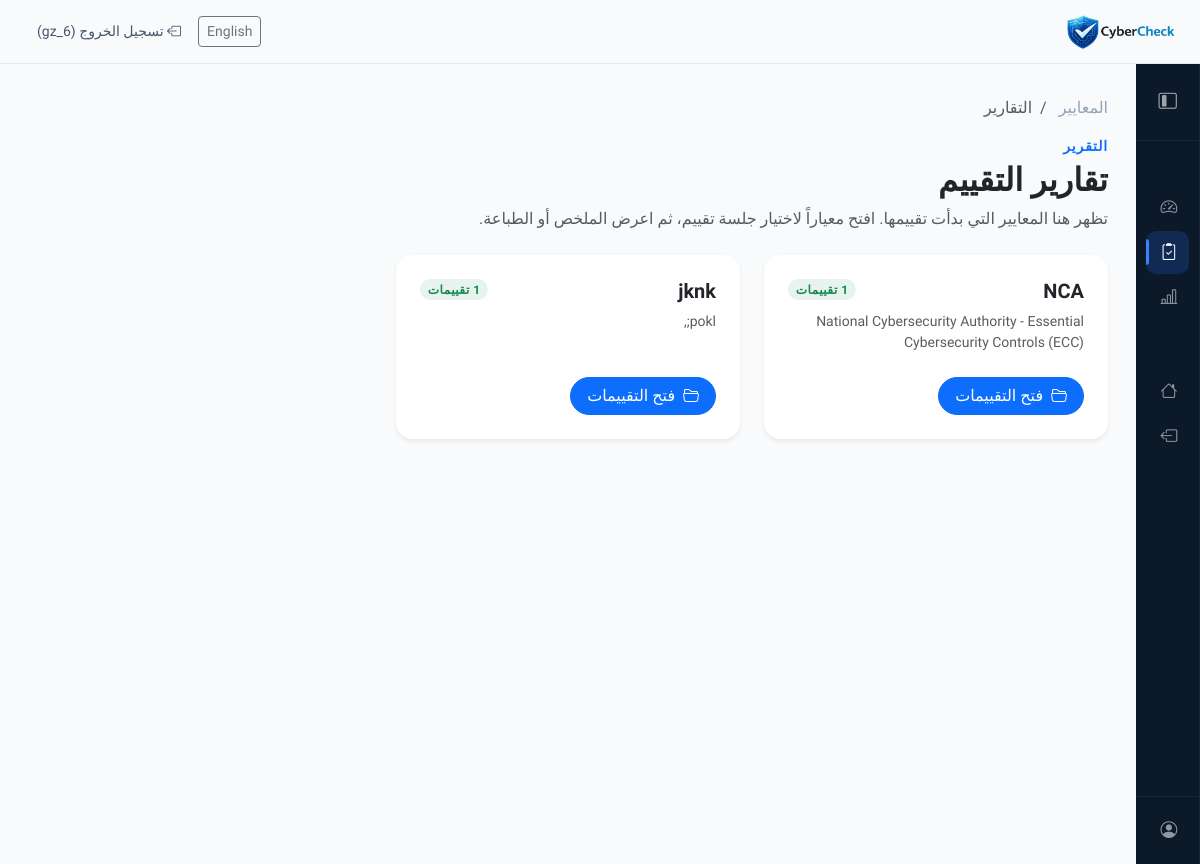
Page /reports (signed in) on the earlier database version.
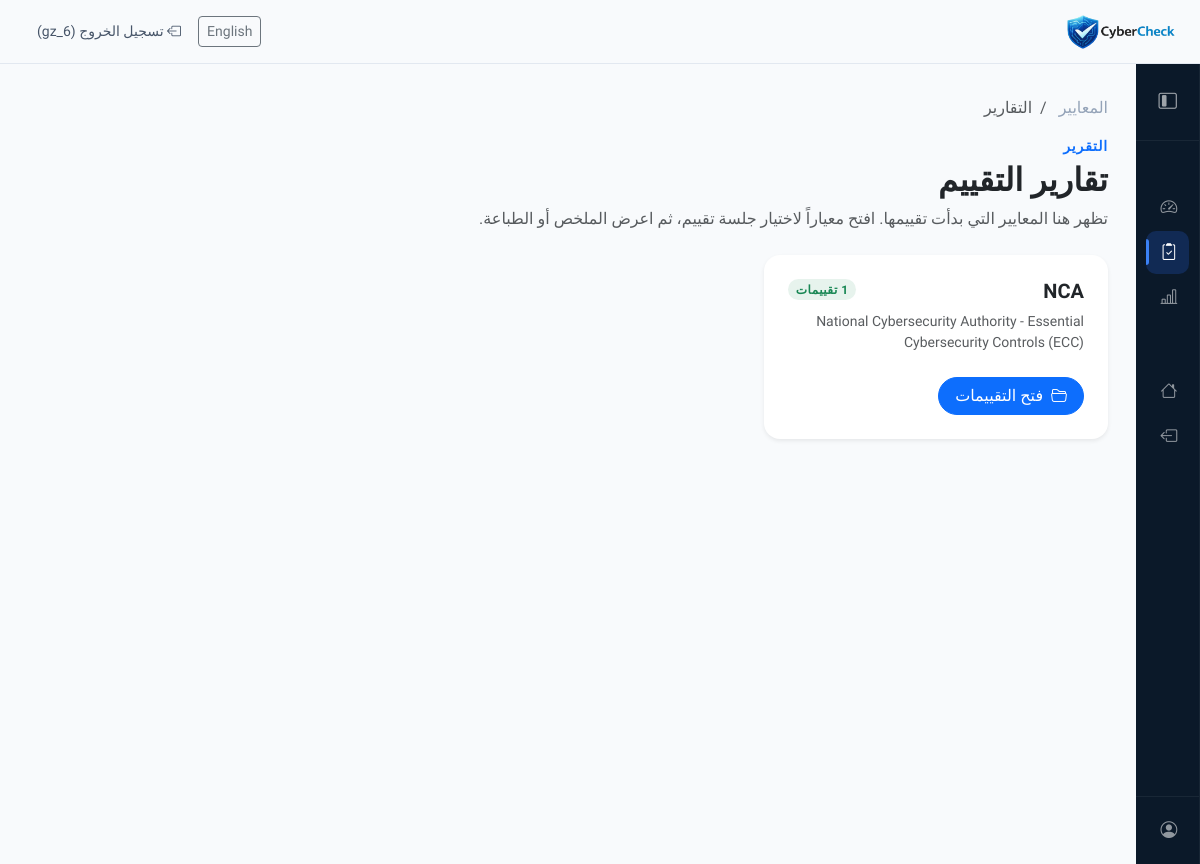
Same page on the later database version.
### compliance/models.py (models this page shows, shortened)
class Standard(models.Model):
    name = models.CharField(max_length=200)
    description = models.TextField()

### compliance/views.py (the view)
# urls.py: path('reports', views.reports_hub, name='reports'),
@login_required
def reports_hub(request):
    standards = (
        Standard.objects.annotate(
            runs_count=Count(
                "assessment_runs",
                filter=Q(assessment_runs__user=request.user),
                distinct=True,
            )
        )
        .filter(runs_count__gt=0)
        .order_by("name")
    )
    return render(request, "compliance/reports.html", {"standards": standards})

### templates/compliance/reports.html (shortened to what this page needs)
{% extends "compliance/base_compliance.html" %}
{% load i18n %}
{% block compliance_content %}
            <nav aria-label="breadcrumb" class="mb-3">
                <ol class="breadcrumb mb-0 small">
                    <li class="breadcrumb-item"><a href="{% url 'standards' %}" class="text-decoration-none">{% trans "Standards" %}</a></li>
                    <li class="breadcrumb-item active" aria-current="page">{% trans "Reports" %}</li>
                </ol>
            </nav>
            <div class="row mb-4 align-items-end">
                <div class="col-lg-8">
                    <p class="text-uppercase small fw-semibold text-primary mb-1" style="letter-spacing: 0.06em;">{% trans "Report" %}</p>
                    <h1 class="h2 mb-2 fw-semibold">{% trans "Assessment reports" %}</h1>
                    <p class="text-muted mb-0 lead fs-6">
                        {% trans "Standards you have started appear here. Open one to pick an assessment run, then view summary or print." %}
                    </p>
                </div>
            </div>
            <div class="row g-4">
                {% for standard in standards %}
                <div class="col-md-6 col-xl-4">
                    <div class="card border-0 shadow-sm h-100 rounded-4 standards-card">
                        <div class="card-body p-4 d-flex flex-column">
                            <div class="d-flex align-items-start justify-content-between gap-2 mb-2">
                                <h2 class="h5 fw-semibold mb-0">{{ standard.name }}</h2>
                                <span class="badge rounded-pill bg-success bg-opacity-10 text-success">{{ standard.runs_count }} {% trans "assessments" %}</span>
                            </div>
                            <p class="text-muted small flex-grow-1 mb-4">{{ standard.description|truncatewords:26 }}</p>
                            <div class="d-flex flex-wrap gap-2">
                                <a href="{% url 'standard_assessment_runs' standard.id %}" class="btn btn-primary rounded-pill px-3">
                                    <i class="bi bi-folder2-open me-1"></i> {% trans "Open assessments" %}
                                </a>
                            </div>
                        </div>
                    </div>
                </div>
                {% endfor %}
            </div>
{% endblock %}

Differences in the rows shown:
no longer on this page (row edited): Standard: name "jknk", runs_count "1", description "pokl;,"
